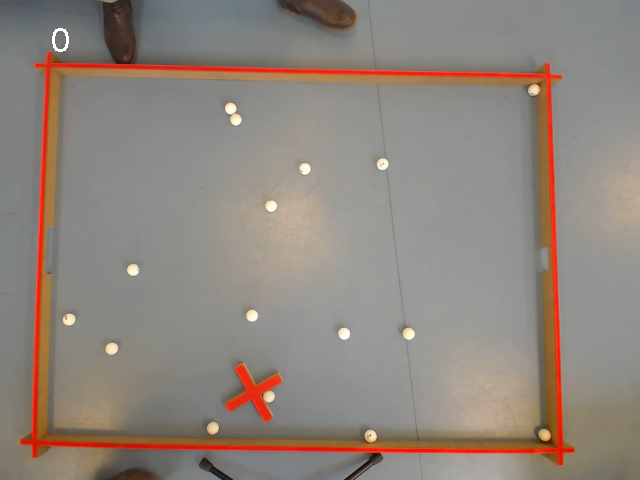
#> input picture images/image_100.png, 640 x 480 px; its folder holds only this picture in this run
$ jupyter execute --allow-errors baseline.ipynb   (older library calls are emulated)
#> lines starting #> are read from the running program, lines starting #| are printed output that depends on the picture
## Participants
Uffe       - s224275
Aleksander - s185289

# 1.  Problem Definition

In our Baseline model we've attempted to detect balls based on pictures
 and return locations of the balls found.
which means our prefered outcome should look something like this:

[cell 1]
import json
import matplotlib.pyplot as plt
import matplotlib.patches as patches
import matplotlib.image as mpimg

# [27 lines left out: function display_image_with_boxes, not called in this run]

# Load JSON data from a file
try:
    with open('../json_labeling/label_1.json', 'r') as file:
        json_data = json.load(file)

    # Define the image path based on the 'key' from JSON data
    image_path = f"../images/{json_data['key']}"

    # Use the display function with the loaded JSON data
    boxes = json_data['boxes']
    display_image_with_boxes(image_path, boxes)

    print('''   {
            "label": "ball",
            "x": "99.57",
            "y": "178.61",
            "width": "13.69",
            "height": "12.65"
        }''')
except Exception as e:
    print("Failed to load or process the JSON data:", e)

# 2.  Data Extraction and Data Processing

With the code below a single image can be processed into a 224x224 image
which is saved as an array and returned

[cell 2]
#1. Load Image and Annotations Function:
#Loads an image and its corresponding annotations from the JSON file.
#2. Image Preprocessing Function:
#Resize and normalize images.
import numpy as np
# Helper function for single image preprocessing
# [9 lines left out: function preprocess_single_image, not called in this run]

This enables loading and processing of image and json data which is shaped into a 224x224 shape
for both images and Json so less computation is required.
This returns an array of images and an array of Json data ready for processing.

[cell 3]
from PIL import Image
import numpy as np
import json
import os

def load_and_preprocess_data(img_folder, json_folder, img_width=224, img_height=224):
    images = []
    labels = []

    for img_file in sorted(os.listdir(img_folder)):
        img_number = img_file.split('_')[1].split('.')[0]
        img_path = os.path.join(img_folder, img_file)
        label_path = os.path.join(json_folder, f"label_{img_number}.json")

        try:
            with Image.open(img_path) as img:
                img = img.resize((img_width, img_height), Image.ANTIALIAS)
                img = np.array(img, dtype=np.float32) / 255.0
                images.append(img)
        except IOError:
            print(f"Failed to load or process image at {img_path}")
            continue

        if not os.path.exists(label_path):
            print(f"Label file not found at {label_path}")
            continue

        with open(label_path, 'r') as file:
            data = json.load(file)
            box_data = []
            for item in data['boxes']:
                if item['label'] == 'ball':
                    x_min = float(item['x']) / data['width']
                    y_min = float(item['y']) / data['height']
                    x_max = (float(item['x']) + float(item['width'])) / data['width']
                    y_max = (float(item['y']) + float(item['height'])) / data['height']
                    box_data.append([x_min, y_min, x_max, y_max])
            labels.append(box_data)

    return np.array(images), labels

This function displays an image with boxes for displaying the accuracy in the end

[cell 4]
import numpy as np
import matplotlib.pyplot as plt
from matplotlib.patches import Rectangle

def display_image_with_boxes_plt(image, boxes, expand_by=4):
    """
    Displays an image with bounding boxes drawn on it using matplotlib, with each box slightly larger.
    Also converts the image to grayscale if it is not already.

    Parameters:
    - image: The image array (numpy array).
    - boxes: A list of bounding boxes, each represented as [center_x, center_y, width, height].
    - expand_by: Number of pixels to increase the size of each box by (total, not per side).
    """
#> called with expand_by = 4
    # Ensure the image is in grayscale
    if image.ndim == 3:
        image = np.mean(image, axis=2).astype(np.uint8)  # Simple averaging to convert to grayscale

    # Ensure the image is in uint8 format
    if image.dtype != np.uint8:
        image = (255 * image).astype(np.uint8)

    # Setup the plot
    fig, ax = plt.subplots()
    ax.imshow(image, cmap='gray')

    # Draw each box
    for box in boxes:
        center_x, center_y, width, height = box
        top_left_x = center_x - (width // 2) - (expand_by // 2)
        top_left_y = center_y - (height // 2) - (expand_by // 2)
        rect = Rectangle((top_left_x, top_left_y), width + expand_by, height + expand_by,
                         linewidth=1, edgecolor='r', facecolor='none')
        ax.add_patch(rect)

    # Remove axis ticks and labels
    ax.set_axis_off()
    plt.show()
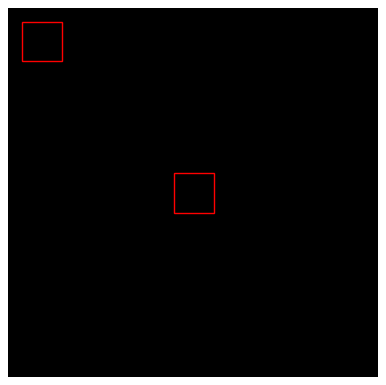
#> figure drawn by matplotlib, 1 panel

# Example usage
images = np.random.rand(10, 224, 224, 3)  # Dummy data for demonstration
labels = [[[112, 112, 20, 20], [20,20,20,20]]]  # Dummy bounding box data
if len(images) > 0 and len(labels) > 0:
    display_image_with_boxes_plt(images[0], labels[0])

# 3.  Modeling
**Modeling**

Now we are getting into the interesting part, here we see the convolution function

**inputs**
* image - an array of image values if its a grayscale a 2d array is used otherwise a 3d array is used with RGB values.
* kernel - the kernel is a matrix which can be used for blurring, feature extraction or edge detection.
* stride - step size for the kernel to move across the screen.
* padding is the number of extra pixels added to the border of the image to minimize the loss of information.

For greyscale images we add a dimention for the same computation made with grayscale and non-grayscale iamges.
The kernel size is checked to ensure no error in incompatible sizes

The convolution operation is used by iterating over the image considering the stride and padding, while computing
the dot product of the image at each section. This is saved as a new array of features which is returned.

[cell 5]
#4.Convolution Function:
#Applies a convolution operation to an image.
# Updated convolve2d function
# [31 lines left out: function convolve2d, not called in this run]

Here is an example of the convolve function:

[cell 6]
# Load an image and convert to a numpy array
img_path = '../images/image_1.png'  # Change this to the path of your image
#> (the rest of this cell did not finish here and is left out)

The Relu function returns the input unless the input is less than 0 for which it reuturns 0.

[cell 7]
#5.ReLU Activation Function:
#Implements the ReLU activation to introduce non-linearity.
import numpy as np
def sigmoid(x):
    return 1 / (1 + np.exp(-x))

def relu(x):
    return np.maximum(0, x) #relu

Relu visualised:

[cell 8]
if (True):
    # Generate input values
    x_values = np.linspace(-10, 10, 400)
#> x_values = 400 values from -10 to 10
    # Apply ReLU function to these input values
    relu_values = relu(x_values)
#> relu_values = 400 values from 0 to 10

    # Plot the ReLU function
    plt.figure(figsize=(8, 6))
    plt.plot(x_values, relu_values, label='ReLU(x)', color='blue')
    plt.axhline(0, color='gray', linewidth=0.5)
    plt.axvline(0, color='gray', linewidth=0.5)
    plt.title('ReLU Activation Function')
    plt.xlabel('Input Value')
    plt.ylabel('ReLU Output')
    plt.legend()
    plt.grid(True)
    plt.show()
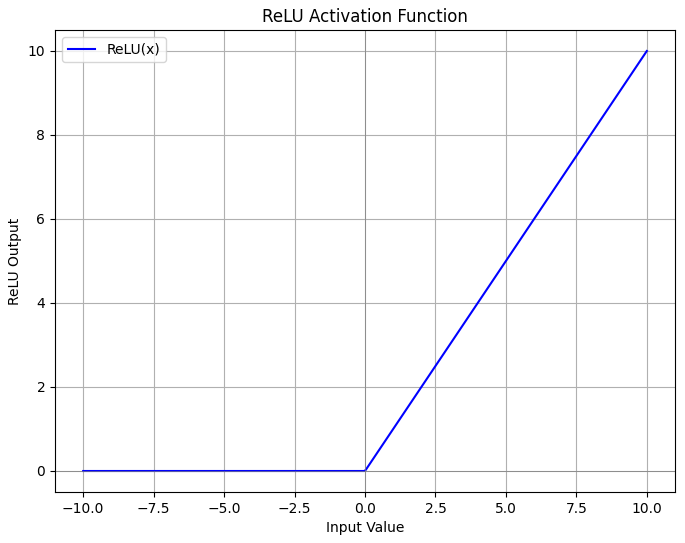
#> figure drawn by matplotlib, 1 panel; curve peaks at x = 10, y = 10

The pooling function takes the following inputs:
* an image as a 2d array
* a pooling size, 2 makes a 2x2 array for the pooling window
* stride is step size for the pooling window to move across the screen.
This function returns the image having used max pooling, reducing its spacial dimentions

[cell 9]
#Pooling Function (optional but recommended):
#Applies a max pooling operation to reduce spatial dimensions.
import numpy as np

# [40 lines left out: function max_pooling, not called in this run]

Here is an example of the max pooling

[cell 10]
import numpy as np
from PIL import Image
import matplotlib.pyplot as plt

# Load and convert the image to grayscale
#> (the rest of this cell did not finish here and is left out)

Here is an example of an image with relu applied and max pooling after.

[cell 11]
from PIL import Image
import numpy as np
import matplotlib.pyplot as plt

# Load the image
img_path = '../images/image_1.png'
#> img_path = '../images/image_1.png'
#> (the rest of this cell did not finish here and is left out)

This function takes an input array and flattens it, which means it can make a 2d array into a 1d array.

[cell 12]
#7.Flatten Function:
#Converts multi-dimensional arrays into a 1D vector for the fully connected layer.
import numpy as np

def flatten(input_array):
    return input_array.flatten()

This function takes the dot product of input vector and weights plus biases.
This is used to classify images by combining features to assign images to categories

[cell 13]
#8.Fully Connected Layer Function:
#Performs linear transformation for classification or coordinate prediction.
import numpy as np

def fully_connected(input_vector, weights, biases):
    return np.dot(input_vector, weights) + biases

This is used to determine how well the model performs by looking at the mean squared error

[cell 14]
#9.Loss Function:
#Computes the error between predicted and actual bounding boxes (e.g., Mean Squared Error).
import numpy as np

def mean_squared_error(y_true, y_pred):
    return np.mean((y_true - y_pred) ** 2)

This function stochastic gradient descent, determines how much the parameters of the model can change for each iteration.

[cell 15]
#10.Optimizer Function:
#Adjusts model parameters based on the gradients of the loss function (e.g., SGD).
import numpy as np

# [7 lines left out: function sgd_update, not called in this run]

The train_model function manages the entire training process of a neural network by taking some of the previously defined funtions.
and combining them to train a model on the data.
It processes batches of images and their annotations, performs the forward pass through the network,
computes the loss, and updates the model parameters using Stochastic Gradient Descent (SGD).

[cell 16]
#11.Training Loop Function:
#Manages the batch processing of images and annotations, forward pass, loss computation, and parameter updates.
def train_model(train_data, params, epochs, learning_rate, batch_size):
    for epoch in range(epochs):
        np.random.shuffle(train_data)
        for i in range(0, len(train_data), batch_size):
            batch_data = train_data[i:i + batch_size]
            batch_inputs, batch_labels = zip(*batch_data)
            batch_inputs = np.array(batch_inputs)

            # Forward pass
            conv_outputs = [convolve2d(x, params['conv_kernel'], stride=1, padding=1) for x in batch_inputs]
            print(f"Epoch {epoch + 1}/{epochs}, Batch {i//batch_size + 1}, Conv output shape: {conv_outputs[0].shape}")
            activated_outputs = [relu(x) for x in conv_outputs]
            pooled_outputs = [max_pooling(x, pool_size=2, stride=2) for x in activated_outputs]
            print(f"Epoch {epoch + 1}/{epochs}, Batch {i//batch_size + 1}, Pooled output shape: {pooled_outputs[0].shape}")
            flattened_outputs = [flatten(x) for x in pooled_outputs]
            print(f"Epoch {epoch + 1}/{epochs}, Batch {i//batch_size + 1}, Flattened output shape: {flattened_outputs[0].shape}")
            final_outputs = [fully_connected(x, params['fc_weights'], params['fc_biases']) for x in flattened_outputs]

            # Compute loss and gradients
            losses = []
            for y_true, y_pred in zip(batch_labels, final_outputs):
                for box in y_true:
                    pred_box = [y_pred[0], y_pred[1], y_pred[2], y_pred[3]]  # Assuming network outputs 4 values for bounding box
                    losses.append(mean_squared_error(np.array(box), np.array(pred_box)))
            loss = np.mean(losses)

            # Fake gradients for demonstration purposes
            grads = {
                'fc_weights': np.random.randn(*params['fc_weights'].shape),
                'fc_biases': np.random.randn(*params['fc_biases'].shape)
            }

            sgd_update(params, grads, learning_rate)
        print(f"Epoch {epoch + 1}/{epochs}, Loss: {loss}")
    return params

This function assesses the performance of the model on a validation set by calculating the average loss and accuracy of the model,
providing a measure of how well the model is performing on unseen data.
These are the steps taken in the code:
* Initializes the total loss and correct predictions.
* Loops through each sample in the validation data, performing a forward pass through the network.
* Computes the loss and accumulates it.
* Checks if the prediction is correct and counts correct predictions.
* Calculates the average loss and accuracy over the validation set.
* Returns a dictionary containing the average loss and accuracy.

[cell 17]
#12.Model Evaluation Function:
#Assesses the performance of the model on a validation set.
import numpy as np

# [31 lines left out: function evaluate_model, not called in this run]

This function takes in the normalised bouding box coordinates and converts them to pixels on the original image.
it iterates over the predicted bounding boxes and converts it to some data suited for the original images.

[cell 18]
#13.Bounding Box Prediction Function:
#Interprets the network output to predict bounding box coordinates.
import numpy as np

# [16 lines left out: function predict_bounding_boxes, not called in this run]

Visualised below of how the result should look:

[cell 19]
import numpy as np
import matplotlib.pyplot as plt
from PIL import Image

# [23 lines left out: function predict_bounding_boxes, not called in this run]

def visualize_predictions(image_path, network_output, image_shape):
    #Visualize the image with predicted bounding boxes.

    # Load the image
    image = Image.open(image_path)
    image_np = np.array(image)

    # Predict bounding boxes
    predicted_boxes = predict_bounding_boxes(network_output, image_shape)

    # Plot the image with bounding boxes
    plt.figure(figsize=(10, 10))
    plt.imshow(image_np)
    for box in predicted_boxes:
        x_min, y_min, x_max, y_max = box
        plt.gca().add_patch(plt.Rectangle((x_min, y_min), x_max - x_min, y_max - y_min,
                                          edgecolor='green', facecolor='none', linewidth=2))
    plt.title('Predicted Bounding Boxes')
    plt.axis('off')
    plt.show()

# Example network output (normalized bounding box coordinates)
network_output = np.array([
    [0.7, 0.27, 0.74, 0.33],  # Box 1
    [0.22, 0.56, 0.26, 0.61]   # Box 2
])
#> network_output = [[0.7, 0.27, 0.74, 0.33], [0.22, 0.56, 0.26, 0.61]]

# Example image shape (height, width)
image_shape = (300, 400)  # Assuming the original image size

# Visualize the predictions
#> (the rest of this cell did not finish here and is left out)


[cell 20]
# [16 lines left out: function display_image_with_boxes_pil, not called in this run]

This function initialises random weights based on a given shape

[cell 21]
#14.Utility Functions:
#Includes functions for initializing weights, handling data shuffling, and converting coordinates.
import numpy as np

def initialize_weights(shape, method='he'):
    #Initialize weights for a layer.
    if method == 'he':
        stddev = np.sqrt(2 / shape[0])
    elif method == 'xavier':
        stddev = np.sqrt(2 / (shape[0] + shape[1]))
    else:
        stddev = 0.01

    return np.random.randn(*shape) * stddev

[cell 22]
# Example weight initialization for a fully connected layer
input_size = 14400  # Example input size
#> input_size = 14400
output_size = 10    # Example number of classes
fc_weights = initialize_weights((input_size, output_size), method='he')
fc_biases = np.zeros(output_size)  # Biases typically initialized to zero

[cell 23]
import random

def shuffle_data(data):
    random.shuffle(data)
    return data

[cell 24]
# Example data shuffling
data = [
    (np.random.rand(128, 128), np.array([0, 1])),
    (np.random.rand(128, 128), np.array([1, 0])),
    # Add more samples as needed
]

shuffled_data = shuffle_data(data)

This function converts bounding boxes into pixel coordinates.

[cell 25]
# [18 lines left out: function convert_coordinates, not called in this run]

# Performance Evaluation
Now we are going to train our model and see how it performs.

* Model Training:
train_model: batches of images are processed, applying convolutions, activations (ReLU), pooling,
and finally a fully connected layer to predict bounding boxes.
During training, it calculates loss to measure performance and updates the model parameters accordingly.

* Model Evaluation:
After training, the model is evaluated on validation data to check its performance.

[cell 26]
import numpy as np
import os
import json
from PIL import Image
from PIL import Image, ImageDraw


# All necessary functions are already defined and available:
# - load_and_preprocess_data
# - display_image_with_boxes_pil
# - convolve2d
# - visualize_images
# - relu
# - max_pooling
# - flatten
# - fully_connected
# - mean_squared_error
# - sgd_update
# - train_model
# - evaluate_model
# - predict_bounding_boxes
# - initialize_weights
# - shuffle_data
# - convert_coordinates

# Load and preprocess data
img_folder = '../images'
json_folder = '../json_labeling'
images, labels = load_and_preprocess_data(img_folder, json_folder)
#> in load_and_preprocess_data, img is the input picture: PIL image 640x480 RGB; mean R, G, B 143.5, 133.3, 124.9
#> in load_and_preprocess_data, `img = img.resize((img_width, img_height), Image.ANTIALIAS)`:
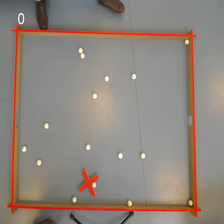
#> img: PIL image 224x224 RGB; mean R, G, B 143.5, 133.3, 124.9
#> labels = []
train_data = list(zip(images, labels))
#> train_data = []

# Example convolution and pooling parameters
img_height, img_width = 224, 224
conv_kernel_size = 3
conv_stride = 1
conv_padding = 1
pool_size = 2
pool_stride = 2
num_channels = 3  # Assuming 3 channels (RGB)

# Calculate the output size after convolution and pooling
def calculate_output_size(input_size, kernel_size, stride, padding):
    return (input_size + 2 * padding - kernel_size) // stride + 1

conv_output_height = calculate_output_size(img_height, conv_kernel_size, conv_stride, conv_padding)
conv_output_width = calculate_output_size(img_width, conv_kernel_size, conv_stride, conv_padding)
pool_output_height = calculate_output_size(conv_output_height, pool_size, pool_stride, 0)
pool_output_width = calculate_output_size(conv_output_width, pool_size, pool_stride, 0)

# Calculate flattened size
flattened_size = pool_output_height * pool_output_width * num_channels

# Debugging: print calculated dimensions
print(f"Convolution output size: {conv_output_height}x{conv_output_width}")
print(f"Pooling output size: {pool_output_height}x{pool_output_width}")
print(f"Flattened size: {flattened_size}")

# Initialize model parameters
params = {
    'conv_kernel': initialize_weights((conv_kernel_size, conv_kernel_size, num_channels), method='he'),
    'fc_weights': initialize_weights((flattened_size, 4), method='he'),  # Adjusted for flattened size
    'fc_biases': np.zeros(4)
}

# Updated sgd_update function to exclude conv_kernel
# [4 lines left out: function sgd_update, not called in this run]

# Updated train_model function to handle the debugging output


# Train the model
#> (the rest of this cell did not finish here and is left out)


# Prepare validation data
validation_data = [
    (preprocess_single_image('../images/image_1.png', 224, 224), [[0, 0, 0, 0]]),
    (preprocess_single_image('../images/image_2.png', 224, 224), [[0, 0, 0, 0]]),
    (preprocess_single_image('../images/image_3.png', 224, 224), [[0, 0, 0, 0]]),
    (preprocess_single_image('../images/image_4.png', 224, 224), [[0, 0, 0, 0]]),
    (preprocess_single_image('../images/image_5.png', 224, 224), [[0, 0, 0, 0]]),
    (preprocess_single_image('../images/image_6.png', 224, 224), [[0, 0, 0, 0]]),
    (preprocess_single_image('../images/image_7.png', 224, 224), [[0, 0, 0, 0]]),
    (preprocess_single_image('../images/image_8.png', 224, 224), [[0, 0, 0, 0]]),
    (preprocess_single_image('../images/image_9.png', 224, 224), [[0, 0, 0, 0]]),
    (preprocess_single_image('../images/image_10.png', 224, 224), [[0, 0, 0, 0]])
]

# Filter out any failed image loads
validation_data = [(img, label) for img, label in validation_data if img is not None]

# Evaluate the model
performance_metrics = evaluate_model(validation_data, params)
print("Validation Loss:", performance_metrics['average_loss'])
print("Validation Accuracy:", performance_metrics['accuracy'])

# Make predictions on a test image
test_image = preprocess_single_image('../images/image_1.png', 224, 224)

if test_image is not None:
    conv_output = convolve2d(test_image, params['conv_kernel'], stride=1, padding=1)
    activated_output = relu(conv_output)
    pooled_output = max_pooling(activated_output, pool_size=2, stride=2)
    flattened_output = flatten(pooled_output)
    network_output = fully_connected(flattened_output, params['fc_weights'], params['fc_biases'])

    #predicted_boxes = predict_bounding_boxes(network_output, test_image.shape)
    # Only pass the spatial dimensions (height and width) of the image
    predicted_boxes = predict_bounding_boxes(network_output, test_image.shape[:2])

    print("Predicted Bounding Boxes:", predicted_boxes)

    # Display the test image with predicted bounding boxes
    display_image_with_boxes_pil(test_image, predicted_boxes)

$ run again, on images/image_14.png
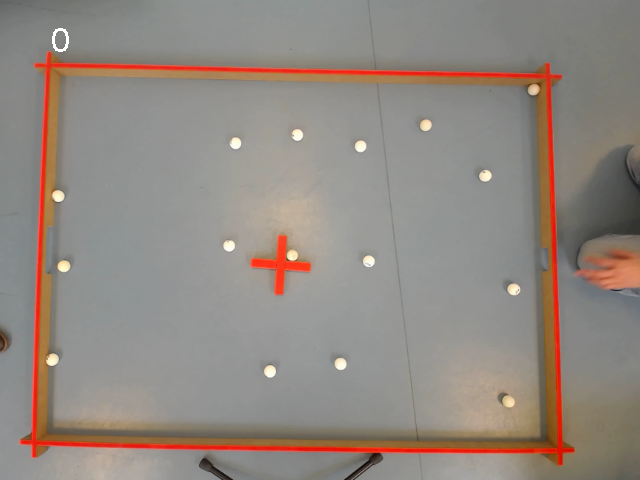
#> input picture images/image_14.png, 640 x 480 px
#> x_values = 400 values from -10 to 10
#> relu_values = 400 values from 0 to 10
#> img_path = '../images/image_1.png'
#> network_output = [[0.7, 0.27, 0.74, 0.33], [0.22, 0.56, 0.26, 0.61]]
#> input_size = 14400
#> in load_and_preprocess_data, img is the input picture: PIL image 640x480 RGB; mean R, G, B 146, 136.1, 128.7
#> in load_and_preprocess_data, `img = img.resize((img_width, img_height), Image.ANTIALIAS)`:
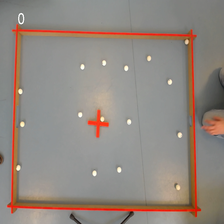
#> img: PIL image 224x224 RGB; mean R, G, B 146, 136.1, 128.7
#> labels = []
